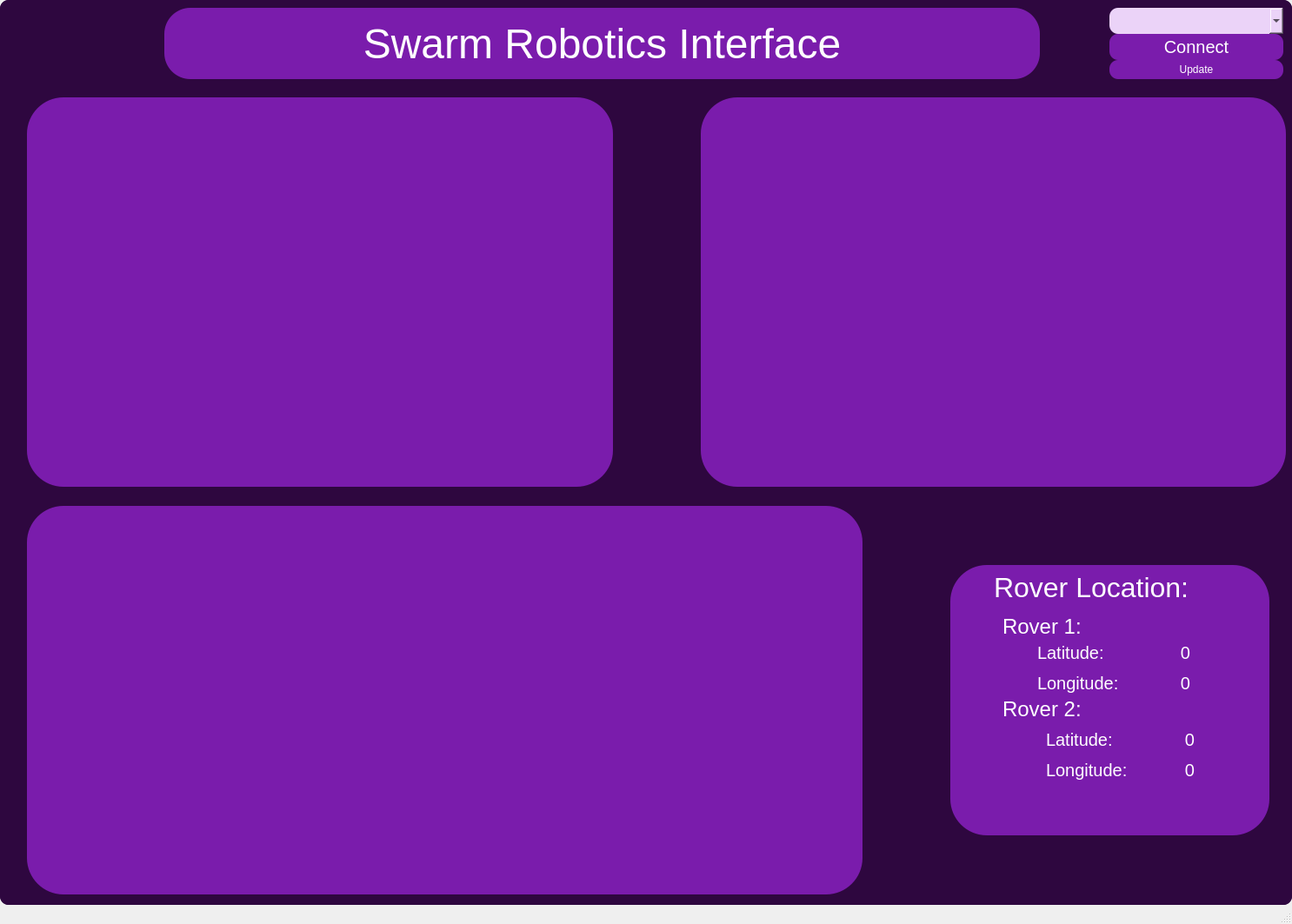
<?xml version="1.0" encoding="UTF-8"?>
<ui version="4.0">
 <class>MainWindow</class>
 <widget class="QMainWindow" name="MainWindow">
  <property name="enabled">
   <bool>true</bool>
  </property>
  <property name="geometry">
   <rect>
    <x>0</x>
    <y>0</y>
    <width>1486</width>
    <height>1063</height>
   </rect>
  </property>
  <property name="windowTitle">
   <string>MainWindow</string>
  </property>
  <widget class="QWidget" name="centralwidget">
   <layout class="QVBoxLayout" name="verticalLayout">
    <property name="spacing">
     <number>0</number>
    </property>
    <property name="leftMargin">
     <number>0</number>
    </property>
    <property name="topMargin">
     <number>0</number>
    </property>
    <property name="rightMargin">
     <number>0</number>
    </property>
    <property name="bottomMargin">
     <number>0</number>
    </property>
    <item>
     <widget class="QFrame" name="frame">
      <property name="styleSheet">
       <string notr="true">background-color: #2E073F;
border-radius: 10px</string>
      </property>
      <property name="frameShape">
       <enum>QFrame::StyledPanel</enum>
      </property>
      <property name="frameShadow">
       <enum>QFrame::Raised</enum>
      </property>
      <layout class="QVBoxLayout" name="verticalLayout_2">
       <property name="spacing">
        <number>0</number>
       </property>
       <property name="leftMargin">
        <number>0</number>
       </property>
       <property name="topMargin">
        <number>0</number>
       </property>
       <property name="rightMargin">
        <number>0</number>
       </property>
       <property name="bottomMargin">
        <number>0</number>
       </property>
       <item>
        <widget class="QFrame" name="frame_top">
         <property name="minimumSize">
          <size>
           <width>0</width>
           <height>60</height>
          </size>
         </property>
         <property name="maximumSize">
          <size>
           <width>16777215</width>
           <height>100</height>
          </size>
         </property>
         <property name="frameShape">
          <enum>QFrame::StyledPanel</enum>
         </property>
         <property name="frameShadow">
          <enum>QFrame::Raised</enum>
         </property>
         <layout class="QHBoxLayout" name="horizontalLayout_4">
          <property name="spacing">
           <number>80</number>
          </property>
          <property name="rightMargin">
           <number>10</number>
          </property>
          <item>
           <widget class="QPushButton" name="pushButton">
            <property name="minimumSize">
             <size>
              <width>100</width>
              <height>0</height>
             </size>
            </property>
            <property name="maximumSize">
             <size>
              <width>100</width>
              <height>16777215</height>
             </size>
            </property>
            <property name="text">
             <string/>
            </property>
            <property name="icon">
             <iconset>
              <normaloff>src-hmi/logo.png</normaloff>src-hmi/logo.png</iconset>
            </property>
            <property name="iconSize">
             <size>
              <width>100</width>
              <height>100</height>
             </size>
            </property>
           </widget>
          </item>
          <item>
           <widget class="QFrame" name="frame_9">
            <property name="minimumSize">
             <size>
              <width>0</width>
              <height>82</height>
             </size>
            </property>
            <property name="maximumSize">
             <size>
              <width>16777215</width>
              <height>82</height>
             </size>
            </property>
            <property name="styleSheet">
             <string notr="true">background-color:#7A1CAC;

border-radius:30px;</string>
            </property>
            <property name="frameShape">
             <enum>QFrame::StyledPanel</enum>
            </property>
            <property name="frameShadow">
             <enum>QFrame::Raised</enum>
            </property>
            <layout class="QVBoxLayout" name="verticalLayout_8">
             <item>
              <widget class="QLabel" name="label">
               <property name="styleSheet">
                <string notr="true">font-size:48px;
color:#FFFFFF;
</string>
               </property>
               <property name="text">
                <string>Swarm Robotics Interface</string>
               </property>
               <property name="alignment">
                <set>Qt::AlignCenter</set>
               </property>
              </widget>
             </item>
            </layout>
           </widget>
          </item>
          <item>
           <widget class="QFrame" name="frame_8">
            <property name="minimumSize">
             <size>
              <width>20</width>
              <height>0</height>
             </size>
            </property>
            <property name="maximumSize">
             <size>
              <width>200</width>
              <height>16777215</height>
             </size>
            </property>
            <property name="frameShape">
             <enum>QFrame::StyledPanel</enum>
            </property>
            <property name="frameShadow">
             <enum>QFrame::Raised</enum>
            </property>
            <layout class="QVBoxLayout" name="verticalLayout_6">
             <property name="spacing">
              <number>0</number>
             </property>
             <property name="leftMargin">
              <number>0</number>
             </property>
             <property name="topMargin">
              <number>0</number>
             </property>
             <property name="rightMargin">
              <number>0</number>
             </property>
             <property name="bottomMargin">
              <number>0</number>
             </property>
             <item>
              <widget class="QComboBox" name="cb_list_ports">
               <property name="minimumSize">
                <size>
                 <width>0</width>
                 <height>30</height>
                </size>
               </property>
               <property name="maximumSize">
                <size>
                 <width>16777215</width>
                 <height>30</height>
                </size>
               </property>
               <property name="styleSheet">
                <string notr="true">background-color:#EBD3F8;
color: #000000
</string>
               </property>
              </widget>
             </item>
             <item>
              <widget class="QPushButton" name="bt_connect">
               <property name="minimumSize">
                <size>
                 <width>0</width>
                 <height>30</height>
                </size>
               </property>
               <property name="maximumSize">
                <size>
                 <width>16777215</width>
                 <height>30</height>
                </size>
               </property>
               <property name="styleSheet">
                <string notr="true">

QPushButton{
background-color:#7A1CAC;
border-radius:10px;
color:#FFFFFF;
font-size:20px
}

QPushButton:hover{

background-color:#3B0E53;
border-radius:10px;

}</string>
               </property>
               <property name="text">
                <string>Connect</string>
               </property>
              </widget>
             </item>
             <item>
              <widget class="QPushButton" name="bt_update">
               <property name="minimumSize">
                <size>
                 <width>0</width>
                 <height>10</height>
                </size>
               </property>
               <property name="maximumSize">
                <size>
                 <width>16777215</width>
                 <height>30</height>
                </size>
               </property>
               <property name="styleSheet">
                <string notr="true">

QPushButton{
background-color:#7A1CAC;
border-radius:10px;
color:#FFFFFF
}

QPushButton:hover{

background-color:#3B0E53;
border-radius:10px;

}</string>
               </property>
               <property name="text">
                <string>Update</string>
               </property>
              </widget>
             </item>
            </layout>
           </widget>
          </item>
         </layout>
        </widget>
       </item>
       <item>
        <widget class="QFrame" name="frame_3">
         <property name="frameShape">
          <enum>QFrame::StyledPanel</enum>
         </property>
         <property name="frameShadow">
          <enum>QFrame::Raised</enum>
         </property>
         <widget class="QWidget" name="layoutWidget">
          <property name="geometry">
           <rect>
            <x>30</x>
            <y>10</y>
            <width>1451</width>
            <height>921</height>
           </rect>
          </property>
          <layout class="QVBoxLayout" name="verticalLayout_3">
           <property name="spacing">
            <number>20</number>
           </property>
           <item>
            <layout class="QHBoxLayout" name="horizontalLayout_2">
             <property name="spacing">
              <number>100</number>
             </property>
             <item>
              <widget class="QFrame" name="frame_2">
               <property name="minimumSize">
                <size>
                 <width>674</width>
                 <height>448</height>
                </size>
               </property>
               <property name="maximumSize">
                <size>
                 <width>674</width>
                 <height>448</height>
                </size>
               </property>
               <property name="styleSheet">
                <string notr="true">background-color:#7A1CAC;

border-radius:42px;</string>
               </property>
               <property name="frameShape">
                <enum>QFrame::StyledPanel</enum>
               </property>
               <property name="frameShadow">
                <enum>QFrame::Raised</enum>
               </property>
               <layout class="QVBoxLayout" name="verticalLayout_5">
                <item>
                 <layout class="QVBoxLayout" name="temp_layout"/>
                </item>
               </layout>
              </widget>
             </item>
             <item>
              <widget class="QFrame" name="frame_4">
               <property name="minimumSize">
                <size>
                 <width>673</width>
                 <height>448</height>
                </size>
               </property>
               <property name="maximumSize">
                <size>
                 <width>673</width>
                 <height>448</height>
                </size>
               </property>
               <property name="styleSheet">
                <string notr="true">background-color:#7A1CAC;

border-radius:42px;</string>
               </property>
               <property name="frameShape">
                <enum>QFrame::StyledPanel</enum>
               </property>
               <property name="frameShadow">
                <enum>QFrame::Raised</enum>
               </property>
               <layout class="QVBoxLayout" name="verticalLayout_7">
                <item>
                 <layout class="QVBoxLayout" name="hum_layout"/>
                </item>
               </layout>
              </widget>
             </item>
            </layout>
           </item>
           <item>
            <layout class="QHBoxLayout" name="horizontalLayout_3">
             <property name="spacing">
              <number>100</number>
             </property>
             <property name="rightMargin">
              <number>20</number>
             </property>
             <item>
              <widget class="QFrame" name="frame_5">
               <property name="minimumSize">
                <size>
                 <width>961</width>
                 <height>447</height>
                </size>
               </property>
               <property name="maximumSize">
                <size>
                 <width>961</width>
                 <height>447</height>
                </size>
               </property>
               <property name="styleSheet">
                <string notr="true">background-color:#7A1CAC;

border-radius:42px;</string>
               </property>
               <property name="frameShape">
                <enum>QFrame::StyledPanel</enum>
               </property>
               <property name="frameShadow">
                <enum>QFrame::Raised</enum>
               </property>
               <layout class="QVBoxLayout" name="verticalLayout_9">
                <item>
                 <layout class="QVBoxLayout" name="map_layout"/>
                </item>
               </layout>
              </widget>
             </item>
             <item>
              <widget class="QFrame" name="frame_6">
               <property name="enabled">
                <bool>true</bool>
               </property>
               <property name="minimumSize">
                <size>
                 <width>367</width>
                 <height>311</height>
                </size>
               </property>
               <property name="maximumSize">
                <size>
                 <width>367</width>
                 <height>311</height>
                </size>
               </property>
               <property name="styleSheet">
                <string notr="true">background-color:#7A1CAC;

border-radius: 42px;</string>
               </property>
               <property name="frameShape">
                <enum>QFrame::StyledPanel</enum>
               </property>
               <property name="frameShadow">
                <enum>QFrame::Raised</enum>
               </property>
               <widget class="QLabel" name="label_2">
                <property name="geometry">
                 <rect>
                  <x>50</x>
                  <y>0</y>
                  <width>261</width>
                  <height>51</height>
                 </rect>
                </property>
                <property name="styleSheet">
                 <string notr="true">font-size:32px;
color:#FFFFFF</string>
                </property>
                <property name="text">
                 <string>Rover Location:</string>
                </property>
               </widget>
               <widget class="QLabel" name="label_3">
                <property name="geometry">
                 <rect>
                  <x>60</x>
                  <y>60</y>
                  <width>111</width>
                  <height>21</height>
                 </rect>
                </property>
                <property name="styleSheet">
                 <string notr="true">font-size:24px;
color: #FFFFFF;</string>
                </property>
                <property name="text">
                 <string>Rover 1:</string>
                </property>
               </widget>
               <widget class="QLabel" name="label_4">
                <property name="geometry">
                 <rect>
                  <x>100</x>
                  <y>90</y>
                  <width>91</width>
                  <height>21</height>
                 </rect>
                </property>
                <property name="styleSheet">
                 <string notr="true">font-size:20px;
color: #FFFFFF;</string>
                </property>
                <property name="text">
                 <string>Latitude:</string>
                </property>
               </widget>
               <widget class="QLabel" name="label_5">
                <property name="geometry">
                 <rect>
                  <x>100</x>
                  <y>120</y>
                  <width>101</width>
                  <height>31</height>
                 </rect>
                </property>
                <property name="styleSheet">
                 <string notr="true">font-size:20px;
color: #FFFFFF;
</string>
                </property>
                <property name="text">
                 <string>Longitude:</string>
                </property>
               </widget>
               <widget class="QLabel" name="label_6">
                <property name="geometry">
                 <rect>
                  <x>60</x>
                  <y>150</y>
                  <width>131</width>
                  <height>31</height>
                 </rect>
                </property>
                <property name="styleSheet">
                 <string notr="true">font-size:24px;
color: #FFFFFF;</string>
                </property>
                <property name="text">
                 <string>Rover 2:</string>
                </property>
               </widget>
               <widget class="QLabel" name="label_7">
                <property name="geometry">
                 <rect>
                  <x>110</x>
                  <y>190</y>
                  <width>91</width>
                  <height>21</height>
                 </rect>
                </property>
                <property name="styleSheet">
                 <string notr="true">font-size:20px;
color: #FFFFFF;</string>
                </property>
                <property name="text">
                 <string>Latitude:</string>
                </property>
               </widget>
               <widget class="QLabel" name="label_8">
                <property name="geometry">
                 <rect>
                  <x>110</x>
                  <y>220</y>
                  <width>101</width>
                  <height>31</height>
                 </rect>
                </property>
                <property name="styleSheet">
                 <string notr="true">font-size:20px;
color: #FFFFFF;
</string>
                </property>
                <property name="text">
                 <string>Longitude:</string>
                </property>
               </widget>
               <widget class="QLabel" name="lat_val_1">
                <property name="geometry">
                 <rect>
                  <x>200</x>
                  <y>90</y>
                  <width>141</width>
                  <height>21</height>
                 </rect>
                </property>
                <property name="styleSheet">
                 <string notr="true">font-size:20px;
color: #FFFFFF;</string>
                </property>
                <property name="text">
                 <string>0</string>
                </property>
                <property name="alignment">
                 <set>Qt::AlignCenter</set>
                </property>
               </widget>
               <widget class="QLabel" name="lon_val_1">
                <property name="geometry">
                 <rect>
                  <x>200</x>
                  <y>120</y>
                  <width>141</width>
                  <height>31</height>
                 </rect>
                </property>
                <property name="styleSheet">
                 <string notr="true">font-size:20px;
color: #FFFFFF;
</string>
                </property>
                <property name="text">
                 <string>0</string>
                </property>
                <property name="alignment">
                 <set>Qt::AlignCenter</set>
                </property>
               </widget>
               <widget class="QLabel" name="lon_val_2">
                <property name="geometry">
                 <rect>
                  <x>210</x>
                  <y>220</y>
                  <width>131</width>
                  <height>31</height>
                 </rect>
                </property>
                <property name="styleSheet">
                 <string notr="true">font-size:20px;
color: #FFFFFF;
</string>
                </property>
                <property name="text">
                 <string>0</string>
                </property>
                <property name="alignment">
                 <set>Qt::AlignCenter</set>
                </property>
               </widget>
               <widget class="QLabel" name="lat_val_2">
                <property name="geometry">
                 <rect>
                  <x>210</x>
                  <y>190</y>
                  <width>131</width>
                  <height>21</height>
                 </rect>
                </property>
                <property name="styleSheet">
                 <string notr="true">font-size:20px;
color: #FFFFFF;</string>
                </property>
                <property name="text">
                 <string>0</string>
                </property>
                <property name="alignment">
                 <set>Qt::AlignCenter</set>
                </property>
               </widget>
              </widget>
             </item>
            </layout>
           </item>
          </layout>
         </widget>
        </widget>
       </item>
      </layout>
     </widget>
    </item>
   </layout>
  </widget>
  <widget class="QStatusBar" name="statusbar"/>
 </widget>
 <resources/>
 <connections/>
</ui>
